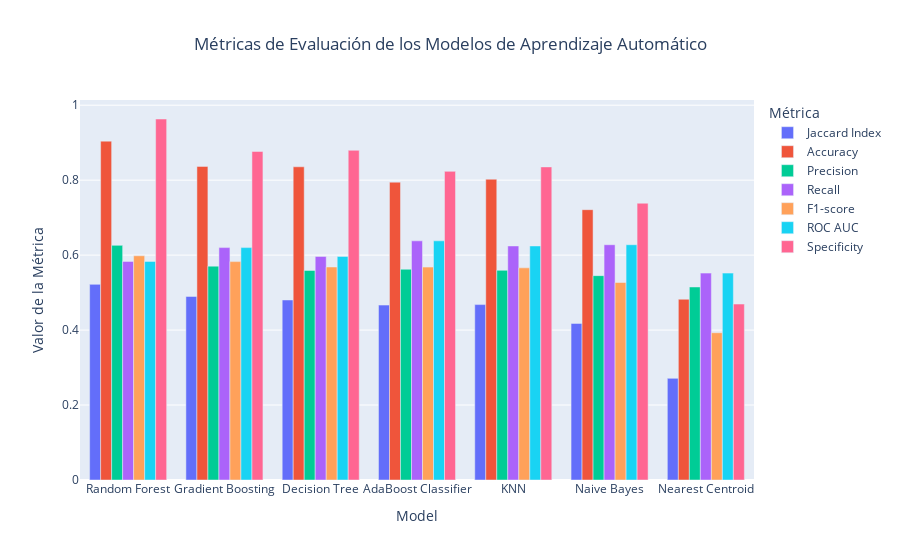

Notebook code cell kept with this figure:
### Code cell
fig = px.bar(df_resultados, x="Model", y=["Jaccard Index", "Accuracy", "Precision", "Recall", "F1-score", "ROC AUC", "Specificity"],
             title="Métricas de Evaluación de los Modelos de Aprendizaje Automático",
             labels={"value": "Valor de la Métrica", "variable": "Métrica"},
             barmode="group")

fig.update_layout(title_x=0.5, xaxis = {'categoryorder' : 'total descending'})

fig.show()

### Figure 1 — Plotly figure (JSON) as saved in the notebook; plotly's stock layout.template omitted (floating-point values rounded to 4 significant figures)
{"data": [{"alignmentgroup": "True", "hovertemplate": "Métrica=Jaccard Index<br>Model=%{x}<br>Valor de la Métrica=%{y}<extra></extra>", "legendgroup": "Jaccard Index", "marker": {"color": "#636efa", "pattern": {"shape": ""}}, "name": "Jaccard Index", "offsetgroup": "Jaccard Index", "orientation": "v", "showlegend": true, "textposition": "auto", "type": "bar", "x": ["Random Forest", "Naive Bayes", "KNN", "Gradient Boosting", "Nearest Centroid", "Decision Tree", "AdaBoost Classifier"], "xaxis": "x", "y": [0.522, 0.4178, 0.468, 0.4897, 0.2712, 0.4803, 0.4667], "yaxis": "y"}, {"alignmentgroup": "True", "hovertemplate": "Métrica=Accuracy<br>Model=%{x}<br>Valor de la Métrica=%{y}<extra></extra>", "legendgroup": "Accuracy", "marker": {"color": "#EF553B", "pattern": {"shape": ""}}, "name": "Accuracy", "offsetgroup": "Accuracy", "orientation": "v", "showlegend": true, "textposition": "auto", "type": "bar", "x": ["Random Forest", "Naive Bayes", "KNN", "Gradient Boosting", "Nearest Centroid", "Decision Tree", "AdaBoost Classifier"], "xaxis": "x", "y": [0.9041, 0.7212, 0.8025, 0.8367, 0.4823, 0.8356, 0.7946], "yaxis": "y"}, {"alignmentgroup": "True", "hovertemplate": "Métrica=Precision<br>Model=%{x}<br>Valor de la Métrica=%{y}<extra></extra>", "legendgroup": "Precision", "marker": {"color": "#00cc96", "pattern": {"shape": ""}}, "name": "Precision", "offsetgroup": "Precision", "orientation": "v", "showlegend": true, "textposition": "auto", "type": "bar", "x": ["Random Forest", "Naive Bayes", "KNN", "Gradient Boosting", "Nearest Centroid", "Decision Tree", "AdaBoost Classifier"], "xaxis": "x", "y": [0.626, 0.5453, 0.5594, 0.5706, 0.515, 0.5591, 0.5623], "yaxis": "y"}, {"alignmentgroup": "True", "hovertemplate": "Métrica=Recall<br>Model=%{x}<br>Valor de la Métrica=%{y}<extra></extra>", "legendgroup": "Recall", "marker": {"color": "#ab63fa", "pattern": {"shape": ""}}, "name": "Recall", "offsetgroup": "Recall", "orientation": "v", "showlegend": true, "textposition": "auto", "type": "bar", "x": ["Random Forest", "Naive Bayes", "KNN", "Gradient Boosting", "Nearest Centroid", "Decision Tree", "AdaBoost Classifier"], "xaxis": "x", "y": [0.5832, 0.6277, 0.6245, 0.6201, 0.552, 0.5964, 0.6381], "yaxis": "y"}, {"alignmentgroup": "True", "hovertemplate": "Métrica=F1-score<br>Model=%{x}<br>Valor de la Métrica=%{y}<extra></extra>", "legendgroup": "F1-score", "marker": {"color": "#FFA15A", "pattern": {"shape": ""}}, "name": "F1-score", "offsetgroup": "F1-score", "orientation": "v", "showlegend": true, "textposition": "auto", "type": "bar", "x": ["Random Forest", "Naive Bayes", "KNN", "Gradient Boosting", "Nearest Centroid", "Decision Tree", "AdaBoost Classifier"], "xaxis": "x", "y": [0.5982, 0.5269, 0.566, 0.5827, 0.3929, 0.5683, 0.568], "yaxis": "y"}, {"alignmentgroup": "True", "hovertemplate": "Métrica=ROC AUC<br>Model=%{x}<br>Valor de la Métrica=%{y}<extra></extra>", "legendgroup": "ROC AUC", "marker": {"color": "#19d3f3", "pattern": {"shape": ""}}, "name": "ROC AUC", "offsetgroup": "ROC AUC", "orientation": "v", "showlegend": true, "textposition": "auto", "type": "bar", "x": ["Random Forest", "Naive Bayes", "KNN", "Gradient Boosting", "Nearest Centroid", "Decision Tree", "AdaBoost Classifier"], "xaxis": "x", "y": [0.5832, 0.6277, 0.6245, 0.6201, 0.552, 0.5964, 0.6381], "yaxis": "y"}, {"alignmentgroup": "True", "hovertemplate": "Métrica=Specificity<br>Model=%{x}<br>Valor de la Métrica=%{y}<extra></extra>", "legendgroup": "Specificity", "marker": {"color": "#FF6692", "pattern": {"shape": ""}}, "name": "Specificity", "offsetgroup": "Specificity", "orientation": "v", "showlegend": true, "textposition": "auto", "type": "bar", "x": ["Random Forest", "Naive Bayes", "KNN", "Gradient Boosting", "Nearest Centroid", "Decision Tree", "AdaBoost Classifier"], "xaxis": "x", "y": [0.9632, 0.7384, 0.8353, 0.8766, 0.4694, 0.8797, 0.8234], "yaxis": "y"}], "layout": {"barmode": "group", "legend": {"title": {"text": "Métrica"}, "tracegroupgap": 0}, "title": {"text": "Métricas de Evaluación de los Modelos de Aprendizaje Automático", "x": 0.5}, "xaxis": {"anchor": "y", "categoryorder": "total descending", "domain": [0, 1], "title": {"text": "Model"}}, "yaxis": {"anchor": "x", "domain": [0, 1], "title": {"text": "Valor de la Métrica"}}}}
